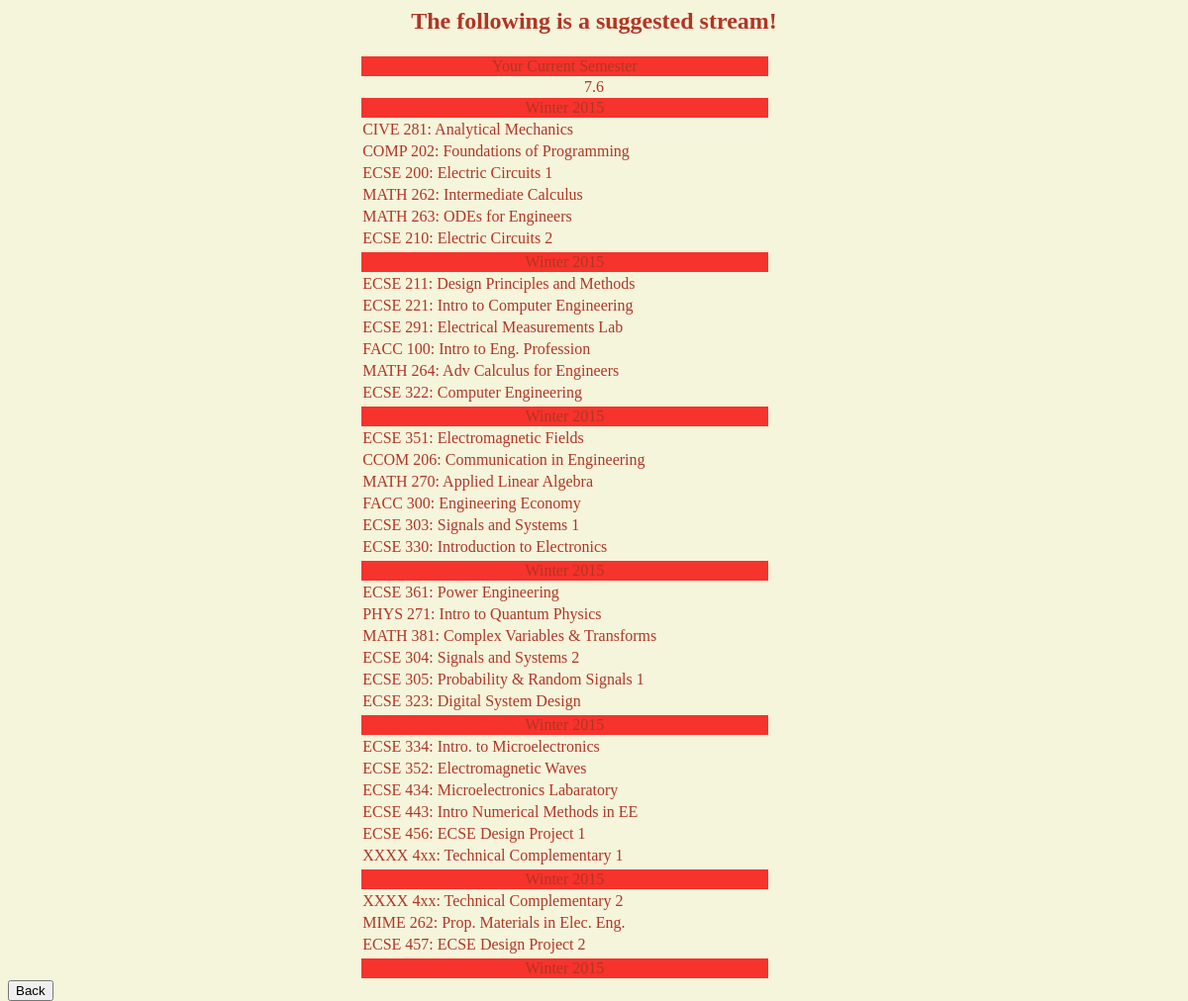
The app's page /SuggestedStream.php with its own data.
### tables this page shows
CREATE TABLE IF NOT EXISTS `courses` (
`C_ID` int(5) NOT NULL,
  `Course_Code` varchar(4) NOT NULL,
  `Course_Number` varchar(3) NOT NULL,
  `Course_Name` varchar(40) NOT NULL,
  `Credits` int(1) NOT NULL,
  `Program` varchar(4) NOT NULL,
  `Course_Level` varchar(3) NOT NULL,
  `HAS_PRE_REQ` varchar(1) NOT NULL,
  `HAS_CO_REQ` varchar(1) NOT NULL,
  `IS_OFFERED_FALL` varchar(1) NOT NULL,
  `IS_OFFERED_WINTER` varchar(1) NOT NULL,
  `IS_TECH_OR_LAB` int(2) NOT NULL,
  `STATUS` int(1) NOT NULL,
  `NUM_OF_REQ_CLASSES` int(1) NOT NULL,
  `METRIC` int(1) 
);

### Curriculum.php (the view, shortened to what this page needs)
<html>
<?php
class Curriculum {
					echo "<td width ='45%' bgcolor = '#F6332C' >"."<center>"."Semester ".$beginSemester."</center>" ?>
					<input type="checkbox" name="<?php echo $row_Recordset['C_ID']; ?>" id="<?php echo $row_Recordset['C_ID']; ?>" /><?php
	public function drawSemesterTable($rows, $Recordset, $string) {
		$check = false;
		echo "<table id = course_level class = 'left'>";
		for($tr = 1; $tr <= $rows; $tr++) {
			echo "<tr>";
			if (!$check) {
				echo "<td bgcolor = '#F6332C'>"."<center>".$string."</center>"."</td>";
				$check = true;
			}
			else {
				if($row_Recordset = mysql_fetch_assoc($Recordset)) {
					echo "<td>".$row_Recordset['Course_Code']." ".$row_Recordset['Course_Number'].": ".$row_Recordset['Course_Name']?><?php
				}
				else {
					echo "<td>"."</td>";
				}
			}
			echo "</tr>";
		}
		echo "</table>";
	}
}
?>
</html>

### SuggestedStream.php (shortened to what this page needs)
<html>
<body>
<?php
require_once('Connections/con_mcgill.php');
include("Curriculum.php");
?>
<h2>The following is a suggested stream!</h2>
<?php
$suggestedCurriculum = new Curriculum();
$currentCourses = array();
$todoCourses = array();
$ECEcourses = 92;
$query_RecordSetCC = "SELECT courses.C_ID, courses.Course_Code, courses.Course_Number, courses.Course_Name FROM courses WHERE STATUS = 2 AND (PROGRAM = 'ECSE' OR PROGRAM = 'EC' OR PROGRAM = 'EE')";
$RecordSetCC = mysql_query($query_RecordSetCC, $con_mcgill) or die(mysql_errno());
$Count_CC = count($currentCourses) + 1;
$query_RecordSetTD = "SELECT courses.C_ID, courses.Course_Code, courses.Course_Number, courses.Course_Name FROM courses WHERE STATUS = 0 AND (PROGRAM = 'ECSE' OR PROGRAM = 'EC' OR PROGRAM = 'EE')";
$RecordSetTD = mysql_query($query_RecordSetTD, $con_mcgill) or die(mysql_errno());
$query_RecordSetCount = "SELECT courses.C_ID, courses.Course_Code, courses.Course_Number, courses.Course_Name FROM courses WHERE STATUS = 0 AND (PROGRAM = 'ECSE' OR PROGRAM = 'EC' OR PROGRAM = 'EE')";
$RecordSetCount = mysql_query($query_RecordSetCount, $con_mcgill) or die(mysql_errno());
$suggestedCurriculum -> drawSemesterTable($Count_CC, $RecordSetCC, "Your Current Semester");
for($i = 1; $i <= $ECEcourses; $i++) {
	if($query_RecordsetTD = mysql_fetch_assoc($RecordSetTD)) {
		array_push($todoCourses, $i);
	}
}
$query_RecordSetTD = "SELECT courses.C_ID, courses.Course_Code, courses.Course_Number, courses.Course_Name FROM courses WHERE STATUS = 0 AND (PROGRAM = 'ECSE' OR PROGRAM = 'EC' OR PROGRAM = 'EE')";
$RecordSetTD = mysql_query($query_RecordSetTD, $con_mcgill) or die(mysql_errno());
$Count_TD = count($todoCourses);
$numOfSemesters = ($Count_TD/5);
echo $numOfSemesters;
$counter = 0;
for($i = 1; $i <= $numOfSemesters; $i++) {
	while($row_RecordSetCount = mysql_fetch_assoc($RecordSetCount) AND $counter < 6) {
		$counter++;
	}
	$suggestedCurriculum -> drawSemesterTable($counter + 1, $RecordSetTD, "Winter 2015");
	$counter = 0;
}
?>
<button type="button" onclick="history.back()">Back</button>
</body>
</html>

### SuggestedStream.php (style rules this page uses)
table.left { width:35%; margin-left:30%; margin-right:30 %; }
body { background-color: #f5f5dc; text-align: center; color: #b23524; font-family: "Verdana"; }
button { float: left; }

### records on screen
courses: Course_Code "CIVE", Course_Number "281", Course_Name "Analytical Mechanics"
courses: Course_Code "COMP", Course_Number "202", Course_Name "Foundations of Programming"
courses: Course_Code "ECSE", Course_Number "200", Course_Name "Electric Circuits 1"
courses: Course_Code "MATH", Course_Number "262", Course_Name "Intermediate Calculus"
courses: Course_Code "MATH", Course_Number "263", Course_Name "ODEs for Engineers"
courses: Course_Code "ECSE", Course_Number "210", Course_Name "Electric Circuits 2"
courses: Course_Code "ECSE", Course_Number "211", Course_Name "Design Principles and Methods"
courses: Course_Code "ECSE", Course_Number "221", Course_Name "Intro to Computer Engineering"
courses: Course_Code "ECSE", Course_Number "291", Course_Name "Electrical Measurements Lab"
courses: Course_Code "FACC", Course_Number "100", Course_Name "Intro to Eng. Profession"
courses: Course_Code "MATH", Course_Number "264", Course_Name "Adv Calculus for Engineers"
courses: Course_Code "ECSE", Course_Number "322", Course_Name "Computer Engineering"
courses: Course_Code "ECSE", Course_Number "351", Course_Name "Electromagnetic Fields"
courses: Course_Code "CCOM", Course_Number "206", Course_Name "Communication in Engineering"
courses: Course_Code "MATH", Course_Number "270", Course_Name "Applied Linear Algebra"
courses: Course_Code "FACC", Course_Number "300", Course_Name "Engineering Economy"
courses: Course_Code "ECSE", Course_Number "303", Course_Name "Signals and Systems 1"
courses: Course_Code "ECSE", Course_Number "330", Course_Name "Introduction to Electronics"
courses: Course_Code "ECSE", Course_Number "361", Course_Name "Power Engineering"
courses: Course_Code "PHYS", Course_Number "271", Course_Name "Intro to Quantum Physics"
courses: Course_Code "MATH", Course_Number "381", Course_Name "Complex Variables & Transforms"
courses: Course_Code "ECSE", Course_Number "304", Course_Name "Signals and Systems 2"
courses: Course_Code "ECSE", Course_Number "305", Course_Name "Probability & Random Signals 1"
courses: Course_Code "ECSE", Course_Number "323", Course_Name "Digital System Design"
courses: Course_Code "ECSE", Course_Number "334", Course_Name "Intro. to Microelectronics"
courses: Course_Code "ECSE", Course_Number "352", Course_Name "Electromagnetic Waves"
courses: Course_Code "ECSE", Course_Number "434", Course_Name "Microelectronics Labaratory"
courses: Course_Code "ECSE", Course_Number "443", Course_Name "Intro Numerical Methods in EE"
courses: Course_Code "ECSE", Course_Number "456", Course_Name "ECSE Design Project 1"
courses: Course_Code "XXXX", Course_Number "4xx", Course_Name "Technical Complementary 1"
courses: Course_Code "XXXX", Course_Number "4xx", Course_Name "Technical Complementary 2"
courses: Course_Code "MIME", Course_Number "262", Course_Name "Prop. Materials in Elec. Eng."
courses: Course_Code "ECSE", Course_Number "457", Course_Name "ECSE Design Project 2"

### other values on screen
$string "Your Current Semester"
$numOfSemesters "7.6"
$string "Winter 2015"
